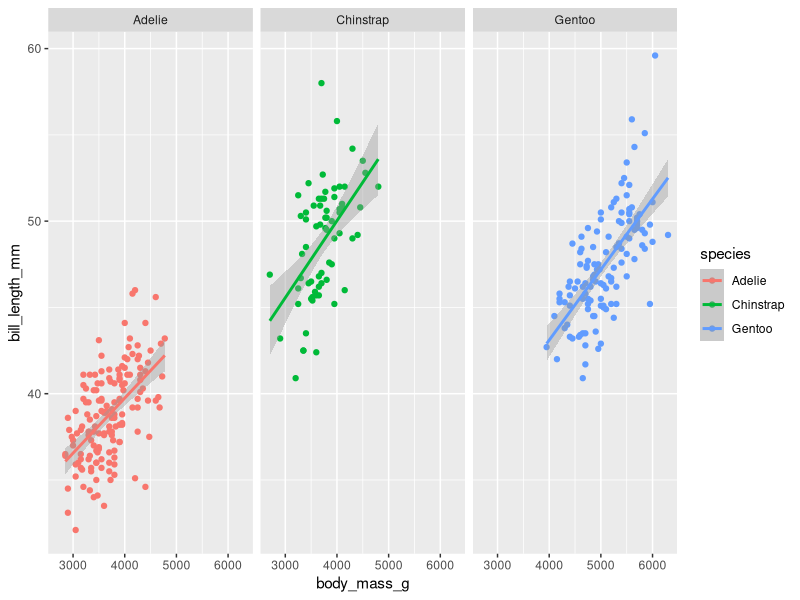
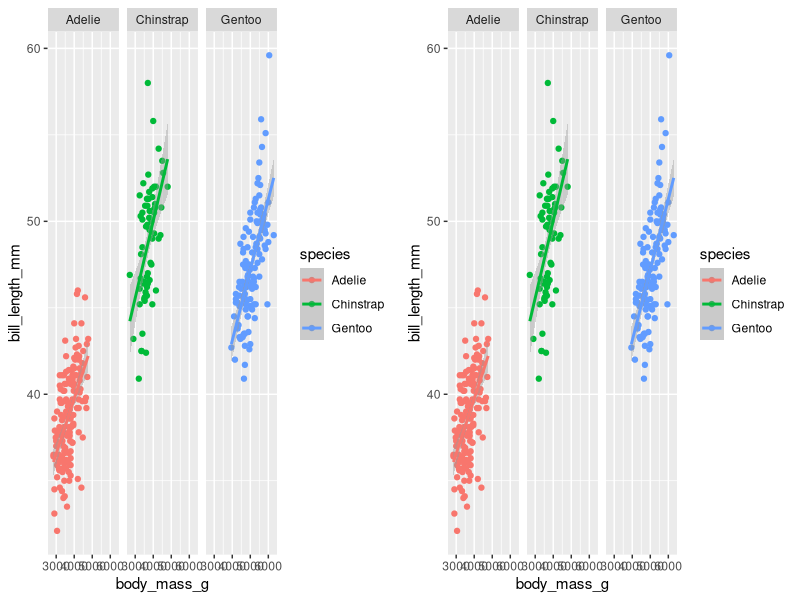
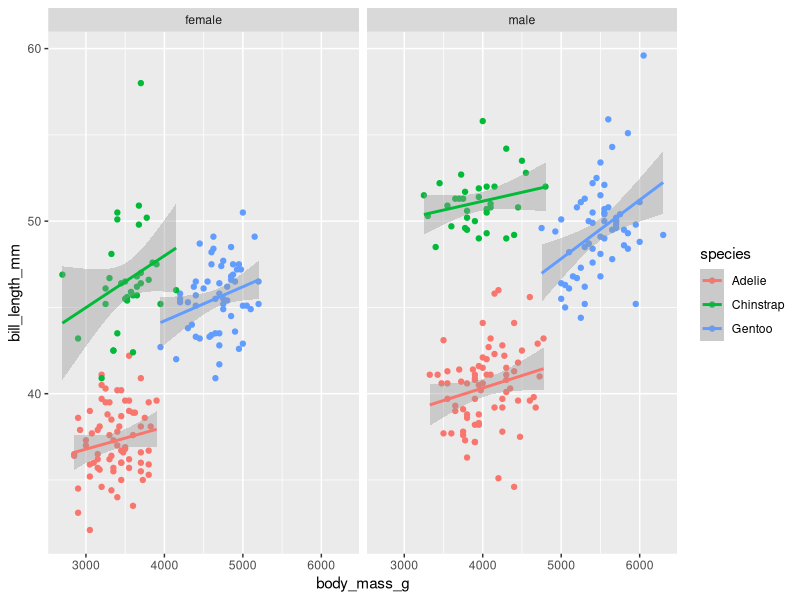
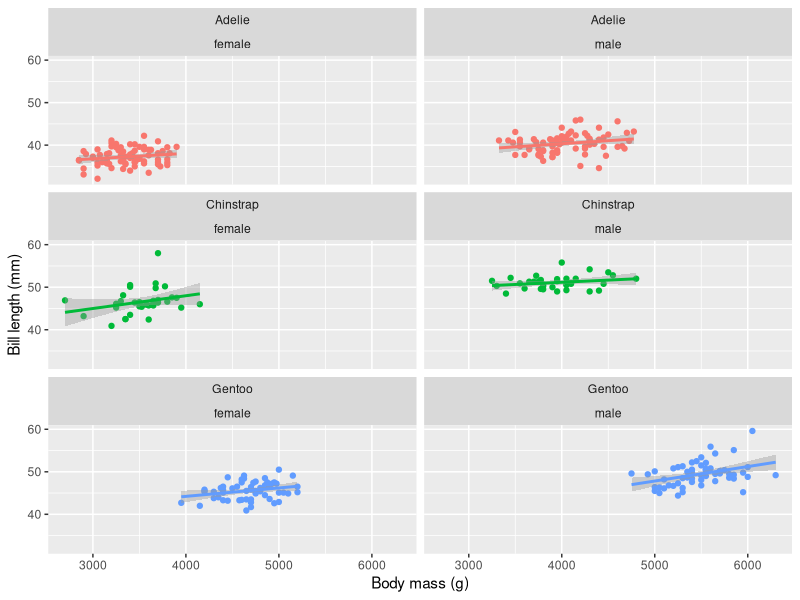

Reproduce these figures in R, in order. (Note: this script raises an error after producing the figures.)
# Script name
# Author
# Date


# Libraries ---------------------------------------------------------------
library(tidyverse)
library(ggpubr)
library(palmerpenguins)


# Data --------------------------------------------------------------------

# Load the dataset into the local environment
penguins <- penguins


# Example -----------------------------------------------------------------

# Basic faceted plot
lm_1 <- ggplot(data = penguins,
       aes(x = body_mass_g, y = bill_length_mm, colour = species)) +
  geom_point() +
  geom_smooth(method = "lm") +
  facet_wrap(~species)
lm_1

# Basic combined plot
ggarrange(lm_1, lm_1)


# Exercise 1 --------------------------------------------------------------

# Create a new plot type and facet by gender
lm_2 <- ggplot(data = na.omit(penguins),
               aes(x = body_mass_g, y = bill_length_mm, colour = species)) +
  geom_point() +
  geom_smooth(method = "lm") +
  facet_wrap(~sex)
lm_2


# Exercise 2 --------------------------------------------------------------

# Create a new plot type and facet by two categories
lm_3 <- ggplot(data = na.omit(penguins),
               aes(x = body_mass_g, y = bill_length_mm, colour = species)) +
  geom_point() +
  geom_smooth(method = "lm") +
  labs(x = "Body mass (g)", y = "Bill length (mm)", colour = "Species") +
  theme(legend.position = "none") +
  facet_wrap(species~sex, nrow = 3)
lm_3


# Exercise 3 --------------------------------------------------------------

# Combine all of the plots you've created so far
# Save them as a high-res file larger than 2 MB
grid_1 <- ggarrange(lm_1, lm_2, lm_3, lm_4,
                    ncol = 2, nrow = 2,
                    labels = c("a)", "b)", "c)", "d)"),
                    common.legend = TRUE,
                    legend = "bottom")
grid_1

ggsave(plot = grid_1, filename = "Figures/plots_2_facets.png",
       width = 10, height = 8,
       dpi = 600) #dpi is generally okay and doesn't need to be changed

# BONUS -------------------------------------------------------------------

# Use a different package to combine plots
library(cowplot)

grid_2 <- plot_grid(lm_1, lm_2, lm_3, lm_4,
                    nrow = 2, ncol = 2,
                    labels = NULL,
                    legend = "top")
grid_2


library(patchwork)

grid_3 <- lm_1 + lm_2 + lm_3 + lm_4


# Extra plots -------------------------------------------------------------
lm_4 <- ggplot(data = na.omit(penguins),
               aes(x = body_mass_g)) +
  geom_histogram(aes(fill = species), position = "stack", binwidth = 100) +
  labs(x = "Body mass (g)", y = "Count", fill = "Species" )
lm_4

lm_5 <- ggplot(data = na.omit(penguins),
               aes(x = species, y = body_mass_g)) +
  geom_boxplot(aes(fill = sex))
lm_5
